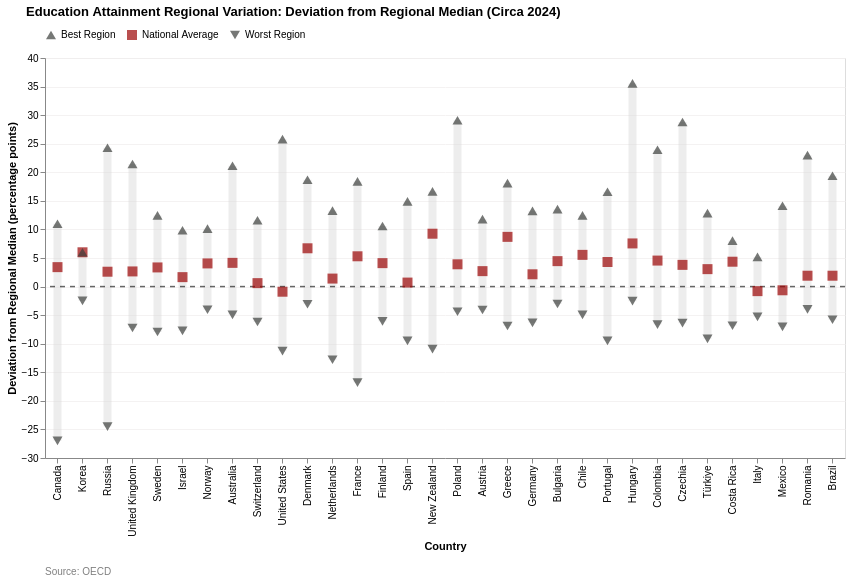

The notebook cell saved with this chart:
### Code cell
attainment_chart_df = attainment_chart_df[attainment_chart_df['Country'] != 'Japan']
chart = create_regional_variation_chart(attainment_chart_df, 
                                        country_order, average_color=PRESETS["education"]["color"], chart_title="Education Attainment Regional Variation: Deviation from Regional Median (Circa 2024)")
chart.save("C:\\Users\\lopez\\github\\capp30239\\static_visualization_project\\graphs\\shape_education_regional_attainment_variation.png")
chart

### Figure 1 — Vega-Lite specification as saved in the notebook (floating-point values rounded to 4 significant figures)
{"config": {"view": {"continuousWidth": 300, "continuousHeight": 300}}, "vconcat": [{"layer": [{"data": {"name": "data-b06d4316bc776cbcdbfac31d5bc4a665"}, "mark": {"type": "rule", "opacity": 0.4, "stroke": "lightgray", "strokeWidth": 8}, "encoding": {"tooltip": [{"field": "Country", "title": "Country", "type": "nominal"}, {"aggregate": "min", "field": "Value", "title": "Worst Region Deviation", "type": "quantitative"}, {"aggregate": "max", "field": "Value", "title": "Best Region Deviation", "type": "quantitative"}], "x": {"field": "Country", "sort": ["Canada", "Korea", "Russia", "United Kingdom", "Sweden", "Israel", "Norway", "Australia", "Switzerland", "United States", "Denmark", "Netherlands", "France", "Finland", "Spain", "New Zealand", "Poland", "Austria", "Greece", "Germany", "Bulgaria", "Chile", "Portugal", "Hungary", "Colombia", "Czechia", "Türkiye", "Costa Rica", "Italy", "Mexico", "Romania", "Brazil"], "title": "Country", "type": "nominal"}, "y": {"aggregate": "min", "axis": {"gridColor": "#f3f1f1e1"}, "field": "Value", "type": "quantitative"}, "y2": {"aggregate": "max", "field": "Value"}}}, {"data": {"name": "data-a0a55d106695e8d630baff0f16eee66d"}, "mark": {"type": "rule", "opacity": 0.6, "stroke": "black", "strokeDash": [5, 5], "strokeWidth": 1.5}, "encoding": {"y": {"field": "y", "type": "quantitative"}}}, {"data": {"name": "data-e0e9c88e84d3248f853699d0e411ae49"}, "mark": {"type": "point", "filled": true, "size": 100}, "encoding": {"color": {"field": "Type", "legend": {"orient": "top"}, "scale": {"domain": ["Best Region", "National Average", "Worst Region"], "range": ["#3C3F3C", "#9C0505", "#3C3F3C"]}, "title": "", "type": "nominal"}, "shape": {"field": "Type", "legend": {"orient": "top"}, "scale": {"domain": ["Best Region", "National Average", "Worst Region"], "range": ["triangle-up", "square", "triangle-down"]}, "title": "", "type": "nominal"}, "tooltip": [{"field": "Country", "type": "nominal"}, {"field": "Type", "type": "nominal"}, {"field": "Value", "type": "quantitative"}], "x": {"field": "Country", "sort": ["Canada", "Korea", "Russia", "United Kingdom", "Sweden", "Israel", "Norway", "Australia", "Switzerland", "United States", "Denmark", "Netherlands", "France", "Finland", "Spain", "New Zealand", "Poland", "Austria", "Greece", "Germany", "Bulgaria", "Chile", "Portugal", "Hungary", "Colombia", "Czechia", "Türkiye", "Costa Rica", "Italy", "Mexico", "Romania", "Brazil"], "title": "Country", "type": "nominal"}, "y": {"field": "Value", "title": "Deviation from Regional Median (percentage points)", "type": "quantitative"}}}], "height": 400, "resolve": {"legend": {"color": "independent", "shape": "independent"}}, "title": {"text": "Education Attainment Regional Variation: Deviation from Regional Median (Circa 2024)", "anchor": "start", "dx": 20, "offset": 10}, "width": 800}, {"data": {"name": "data-9de9b8125eee1bea1cb32d6ced1e9279"}, "mark": {"type": "text", "align": "left", "color": "gray", "dx": -400, "fontSize": 10}, "encoding": {"text": {"field": "source", "type": "nominal"}}, "height": 20, "width": 800}], "resolve": {"scale": {"color": "independent", "shape": "independent"}}, "spacing": 10, "$schema": "https://vega.github.io/schema/vega-lite/v5.20.1.json", "datasets": {"data-b06d4316bc776cbcdbfac31d5bc4a665": [{"Country": "Russia", "Value": -24.5, "Type": "Worst Region"}, {"Country": "Russia", "Value": 24.3, "Type": "Best Region"}, {"Country": "Hungary", "Value": -2.55, "Type": "Worst Region"}, {"Country": "Hungary", "Value": 35.55, "Type": "Best Region"}, {"Country": "Canada", "Value": -27.0, "Type": "Worst Region"}, {"Country": "Canada", "Value": 11.0, "Type": "Best Region"}, {"Country": "United States", "Value": -11.3, "Type": "Worst Region"}, {"Country": "United States", "Value": 25.8, "Type": "Best Region"}, {"Country": "France", "Value": -16.8, "Type": "Worst Region"}, {"Country": "France", "Value": 18.4, "Type": "Best Region"}, {"Country": "Czechia", "Value": -6.4, "Type": "Worst Region"}, {"Country": "Czechia", "Value": 28.8, "Type": "Best Region"}, {"Country": "Poland", "Value": -4.4, "Type": "Worst Region"}, {"Country": "Poland", "Value": 29.1, "Type": "Best Region"}, {"Country": "Colombia", "Value": -6.65, "Type": "Worst Region"}, {"Country": "Colombia", "Value": 23.95, "Type": "Best Region"}, {"Country": "United Kingdom", "Value": -7.25, "Type": "Worst Region"}, {"Country": "United Kingdom", "Value": 21.45, "Type": "Best Region"}, {"Country": "New Zealand", "Value": -10.95, "Type": "Worst Region"}, {"Country": "New Zealand", "Value": 16.65, "Type": "Best Region"}, {"Country": "Romania", "Value": -4.0, "Type": "Worst Region"}, {"Country": "Romania", "Value": 23.0, "Type": "Best Region"}, {"Country": "Australia", "Value": -4.95, "Type": "Worst Region"}, {"Country": "Australia", "Value": 21.15, "Type": "Best Region"}, {"Country": "Portugal", "Value": -9.5, "Type": "Worst Region"}, {"Country": "Portugal", "Value": 16.6, "Type": "Best Region"}, {"Country": "Netherlands", "Value": -12.8, "Type": "Worst Region"}, {"Country": "Netherlands", "Value": 13.3, "Type": "Best Region"}, {"Country": "Brazil", "Value": -5.8, "Type": "Worst Region"}, {"Country": "Brazil", "Value": 19.4, "Type": "Best Region"}, {"Country": "Greece", "Value": -6.9, "Type": "Worst Region"}, {"Country": "Greece", "Value": 18.1, "Type": "Best Region"}, {"Country": "Spain", "Value": -9.5, "Type": "Worst Region"}, {"Country": "Spain", "Value": 14.9, "Type": "Best Region"}, {"Country": "Türkiye", "Value": -9.15, "Type": "Worst Region"}, {"Country": "Türkiye", "Value": 12.85, "Type": "Best Region"}, {"Country": "Denmark", "Value": -3.1, "Type": "Worst Region"}, {"Country": "Denmark", "Value": 18.7, "Type": "Best Region"}, {"Country": "Mexico", "Value": -7.05, "Type": "Worst Region"}, {"Country": "Mexico", "Value": 14.15, "Type": "Best Region"}, {"Country": "Sweden", "Value": -7.95, "Type": "Worst Region"}, {"Country": "Sweden", "Value": 12.45, "Type": "Best Region"}, {"Country": "Germany", "Value": -6.35, "Type": "Worst Region"}, {"Country": "Germany", "Value": 13.25, "Type": "Best Region"}, {"Country": "Switzerland", "Value": -6.2, "Type": "Worst Region"}, {"Country": "Switzerland", "Value": 11.6, "Type": "Best Region"}, {"Country": "Israel", "Value": -7.75, "Type": "Worst Region"}, {"Country": "Israel", "Value": 9.85, "Type": "Best Region"}, {"Country": "Chile", "Value": -4.95, "Type": "Worst Region"}, {"Country": "Chile", "Value": 12.45, "Type": "Best Region"}, {"Country": "Finland", "Value": -6.1, "Type": "Worst Region"}, {"Country": "Finland", "Value": 10.6, "Type": "Best Region"}, {"Country": "Bulgaria", "Value": -3.05, "Type": "Worst Region"}, {"Country": "Bulgaria", "Value": 13.55, "Type": "Best Region"}, {"Country": "Austria", "Value": -4.1, "Type": "Worst Region"}, {"Country": "Austria", "Value": 11.8, "Type": "Best Region"}, {"Country": "Costa Rica", "Value": -6.85, "Type": "Worst Region"}, {"Country": "Costa Rica", "Value": 8.05, "Type": "Best Region"}, {"Country": "Norway", "Value": -4.05, "Type": "Worst Region"}, {"Country": "Norway", "Value": 10.15, "Type": "Best Region"}, {"Country": "Italy", "Value": -5.3, "Type": "Worst Region"}, {"Country": "Italy", "Value": 5.2, "Type": "Best Region"}, {"Country": "Korea", "Value": -2.5, "Type": "Worst Region"}, {"Country": "Korea", "Value": 6.0, "Type": "Best Region"}], "data-a0a55d106695e8d630baff0f16eee66d": [{"y": 0}], "data-e0e9c88e84d3248f853699d0e411ae49": [{"Country": "Russia", "Value": -24.5, "Type": "Worst Region"}, {"Country": "Russia", "Value": 0.0, "Type": "Regional Median"}, {"Country": "Russia", "Value": 2.6, "Type": "National Average"}, {"Country": "Russia", "Value": 24.3, "Type": "Best Region"}, {"Country": "Hungary", "Value": -2.55, "Type": "Worst Region"}, {"Country": "Hungary", "Value": 0.0, "Type": "Regional Median"}, {"Country": "Hungary", "Value": 7.55, "Type": "National Average"}, {"Country": "Hungary", "Value": 35.55, "Type": "Best Region"}, {"Country": "Canada", "Value": -27.0, "Type": "Worst Region"}, {"Country": "Canada", "Value": 0.0, "Type": "Regional Median"}, {"Country": "Canada", "Value": 3.4, "Type": "National Average"}, {"Country": "Canada", "Value": 11.0, "Type": "Best Region"}, {"Country": "United States", "Value": -11.3, "Type": "Worst Region"}, {"Country": "United States", "Value": 0.0, "Type": "Regional Median"}, {"Country": "United States", "Value": -0.9, "Type": "National Average"}, {"Country": "United States", "Value": 25.8, "Type": "Best Region"}, {"Country": "France", "Value": -16.8, "Type": "Worst Region"}, {"Country": "France", "Value": 0.0, "Type": "Regional Median"}, {"Country": "France", "Value": 5.3, "Type": "National Average"}, {"Country": "France", "Value": 18.4, "Type": "Best Region"}, {"Country": "Czechia", "Value": -6.4, "Type": "Worst Region"}, {"Country": "Czechia", "Value": 0.0, "Type": "Regional Median"}, {"Country": "Czechia", "Value": 3.8, "Type": "National Average"}, {"Country": "Czechia", "Value": 28.8, "Type": "Best Region"}, {"Country": "Poland", "Value": -4.4, "Type": "Worst Region"}, {"Country": "Poland", "Value": 0.0, "Type": "Regional Median"}, {"Country": "Poland", "Value": 3.9, "Type": "National Average"}, {"Country": "Poland", "Value": 29.1, "Type": "Best Region"}, {"Country": "Colombia", "Value": -6.65, "Type": "Worst Region"}, {"Country": "Colombia", "Value": 0.0, "Type": "Regional Median"}, {"Country": "Colombia", "Value": 4.55, "Type": "National Average"}, {"Country": "Colombia", "Value": 23.95, "Type": "Best Region"}, {"Country": "United Kingdom", "Value": -7.25, "Type": "Worst Region"}, {"Country": "United Kingdom", "Value": 0.0, "Type": "Regional Median"}, {"Country": "United Kingdom", "Value": 2.65, "Type": "National Average"}, {"Country": "United Kingdom", "Value": 21.45, "Type": "Best Region"}, {"Country": "New Zealand", "Value": -10.95, "Type": "Worst Region"}, {"Country": "New Zealand", "Value": 0.0, "Type": "Regional Median"}, {"Country": "New Zealand", "Value": 9.25, "Type": "National Average"}, {"Country": "New Zealand", "Value": 16.65, "Type": "Best Region"}, {"Country": "Romania", "Value": -4.0, "Type": "Worst Region"}, {"Country": "Romania", "Value": 0.0, "Type": "Regional Median"}, {"Country": "Romania", "Value": 1.9, "Type": "National Average"}, {"Country": "Romania", "Value": 23.0, "Type": "Best Region"}, {"Country": "Australia", "Value": -4.95, "Type": "Worst Region"}, {"Country": "Australia", "Value": 0.0, "Type": "Regional Median"}, {"Country": "Australia", "Value": 4.15, "Type": "National Average"}, {"Country": "Australia", "Value": 21.15, "Type": "Best Region"}, {"Country": "Portugal", "Value": -9.5, "Type": "Worst Region"}, {"Country": "Portugal", "Value": 0.0, "Type": "Regional Median"}, {"Country": "Portugal", "Value": 4.3, "Type": "National Average"}, {"Country": "Portugal", "Value": 16.6, "Type": "Best Region"}, {"Country": "Netherlands", "Value": -12.8, "Type": "Worst Region"}, {"Country": "Netherlands", "Value": 0.0, "Type": "Regional Median"}, {"Country": "Netherlands", "Value": 1.4, "Type": "National Average"}, {"Country": "Netherlands", "Value": 13.3, "Type": "Best Region"}, {"Country": "Brazil", "Value": -5.8, "Type": "Worst Region"}, {"Country": "Brazil", "Value": 0.0, "Type": "Regional Median"}, {"Country": "Brazil", "Value": 1.9, "Type": "National Average"}, {"Country": "Brazil", "Value": 19.4, "Type": "Best Region"}, {"Country": "Greece", "Value": -6.9, "Type": "Worst Region"}, {"Country": "Greece", "Value": 0.0, "Type": "Regional Median"}, {"Country": "Greece", "Value": 8.7, "Type": "National Average"}, {"Country": "Greece", "Value": 18.1, "Type": "Best Region"}, {"Country": "Spain", "Value": -9.5, "Type": "Worst Region"}, {"Country": "Spain", "Value": 0.0, "Type": "Regional Median"}, {"Country": "Spain", "Value": 0.7, "Type": "National Average"}, {"Country": "Spain", "Value": 14.9, "Type": "Best Region"}, {"Country": "Türkiye", "Value": -9.15, "Type": "Worst Region"}, {"Country": "Türkiye", "Value": 0.0, "Type": "Regional Median"}, {"Country": "Türkiye", "Value": 3.05, "Type": "National Average"}, {"Country": "Türkiye", "Value": 12.85, "Type": "Best Region"}, {"Country": "Denmark", "Value": -3.1, "Type": "Worst Region"}, {"Country": "Denmark", "Value": 0.0, "Type": "Regional Median"}, {"Country": "Denmark", "Value": 6.7, "Type": "National Average"}, {"Country": "Denmark", "Value": 18.7, "Type": "Best Region"}, {"Country": "Mexico", "Value": -7.05, "Type": "Worst Region"}, {"Country": "Mexico", "Value": 0.0, "Type": "Regional Median"}, {"Country": "Mexico", "Value": -0.65, "Type": "National Average"}, {"Country": "Mexico", "Value": 14.15, "Type": "Best Region"}, {"Country": "Sweden", "Value": -7.95, "Type": "Worst Region"}, {"Country": "Sweden", "Value": 0.0, "Type": "Regional Median"}, {"Country": "Sweden", "Value": 3.35, "Type": "National Average"}, {"Country": "Sweden", "Value": 12.45, "Type": "Best Region"}, {"Country": "Germany", "Value": -6.35, "Type": "Worst Region"}, {"Country": "Germany", "Value": 0.0, "Type": "Regional Median"}, {"Country": "Germany", "Value": 2.15, "Type": "National Average"}, {"Country": "Germany", "Value": 13.25, "Type": "Best Region"}, {"Country": "Switzerland", "Value": -6.2, "Type": "Worst Region"}, {"Country": "Switzerland", "Value": 0.0, "Type": "Regional Median"}, {"Country": "Switzerland", "Value": 0.6, "Type": "National Average"}, {"Country": "Switzerland", "Value": 11.6, "Type": "Best Region"}, {"Country": "Israel", "Value": -7.75, "Type": "Worst Region"}, {"Country": "Israel", "Value": 0.0, "Type": "Regional Median"}, {"Country": "Israel", "Value": 1.65, "Type": "National Average"}, {"Country": "Israel", "Value": 9.85, "Type": "Best Region"}, {"Country": "Chile", "Value": -4.95, "Type": "Worst Region"}, {"Country": "Chile", "Value": 0.0, "Type": "Regional Median"}, {"Country": "Chile", "Value": 5.55, "Type": "National Average"}, {"Country": "Chile", "Value": 12.45, "Type": "Best Region"}, {"Country": "Finland", "Value": -6.1, "Type": "Worst Region"}, {"Country": "Finland", "Value": 0.0, "Type": "Regional Median"}, {"Country": "Finland", "Value": 4.1, "Type": "National Average"}, {"Country": "Finland", "Value": 10.6, "Type": "Best Region"}, {"Country": "Bulgaria", "Value": -3.05, "Type": "Worst Region"}, {"Country": "Bulgaria", "Value": 0.0, "Type": "Regional Median"}, {"Country": "Bulgaria", "Value": 4.45, "Type": "National Average"}, {"Country": "Bulgaria", "Value": 13.55, "Type": "Best Region"}, {"Country": "Austria", "Value": -4.1, "Type": "Worst Region"}, {"Country": "Austria", "Value": 0.0, "Type": "Regional Median"}, {"Country": "Austria", "Value": 2.7, "Type": "National Average"}, {"Country": "Austria", "Value": 11.8, "Type": "Best Region"}, {"Country": "Costa Rica", "Value": -6.85, "Type": "Worst Region"}, {"Country": "Costa Rica", "Value": 0.0, "Type": "Regional Median"}, {"Country": "Costa Rica", "Value": 4.35, "Type": "National Average"}, {"Country": "Costa Rica", "Value": 8.05, "Type": "Best Region"}, {"Country": "Norway", "Value": -4.05, "Type": "Worst Region"}, {"Country": "Norway", "Value": 0.0, "Type": "Regional Median"}, {"Country": "Norway", "Value": 4.05, "Type": "National Average"}, {"Country": "Norway", "Value": 10.15, "Type": "Best Region"}, {"Country": "Italy", "Value": -5.3, "Type": "Worst Region"}, {"Country": "Italy", "Value": 0.0, "Type": "Regional Median"}, {"Country": "Italy", "Value": -0.8, "Type": "National Average"}, {"Country": "Italy", "Value": 5.2, "Type": "Best Region"}, {"Country": "Korea", "Value": -2.5, "Type": "Worst Region"}, {"Country": "Korea", "Value": 0.0, "Type": "Regional Median"}, {"Country": "Korea", "Value": 6.0, "Type": "National Average"}, {"Country": "Korea", "Value": 6.0, "Type": "Best Region"}], "data-9de9b8125eee1bea1cb32d6ced1e9279": [{"source": "Source: OECD"}]}}
